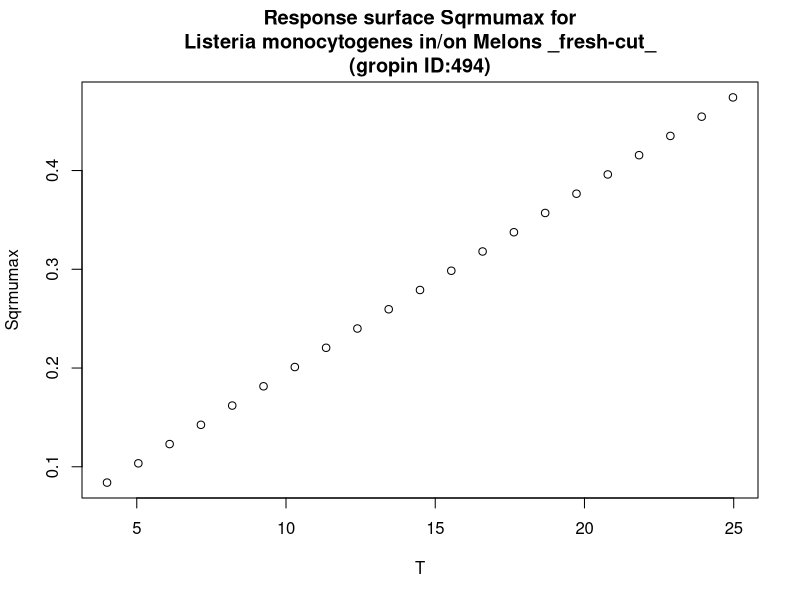

Here is the R script that generated this plot:
#############################
# start of Parameter script
#############################
T <- seq(4.004,24.975024975025,length.out=21)
#############################
# end of Parameter script
#############################
############################# 
# start of Model script Gropin ID 494 
#############################
 
# constant coefficients for this model
 
variables <- data.frame(T)
argumentsPar <- expand.grid(variables)
 
# heart of the model
response_surface <- function(T) {
   mumax <-0.0186*(T+0.5108)

return(mumax=mumax)
} 

# output parameters
responseSurface <- cbind(argumentsPar,response_surface(argumentsPar['T']))
colnames(responseSurface) <- c(colnames(argumentsPar),'Sqrmumax')
#############################
# End of Model script
#############################
############################# 
# start of Visualisation script Gropin ID 494 
#############################
plot(T,responseSurface$'Sqrmumax',xlab='T',
                          ylab='Sqrmumax',main='Response surface Sqrmumax for
Listeria monocytogenes in/on Melons _fresh-cut_
(gropin ID:494)')
#############################
# End of Visualisation script
#############################
